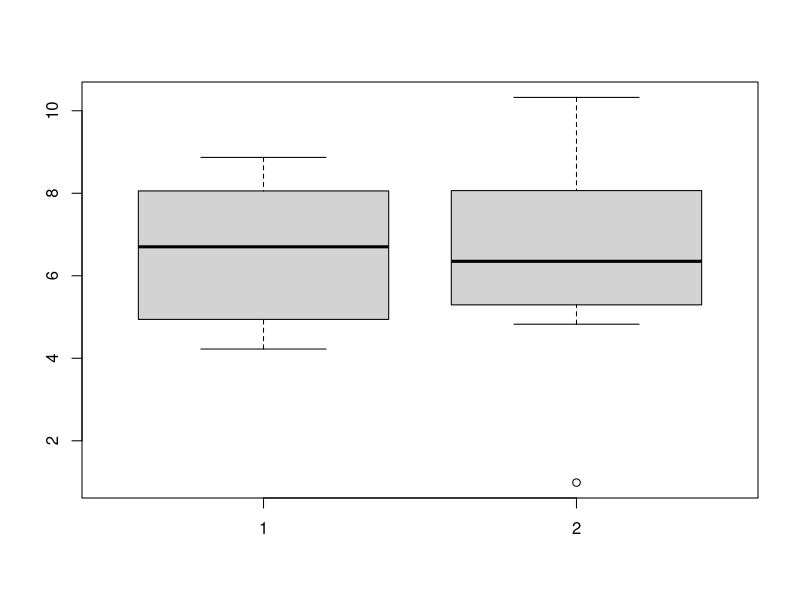

The R script that drew this image:

X=3
Y=1


Mclac = function(x){
  
  minCols = apply(x,2,min)
  maxCols = apply(x,2,max)
  
  MCols = maxCols-minCols
  
  return(MCols)
  
}


MatrixSolve = function(m){
  
  if(!is.matrix(m)){
    return (-1)
  }

  
  return (m[,order(Mclac(m))])
  

}

#A
MatrixGen = function(nrows = 20 , ncols = 80){
  
  
  arr  = c(X:(X+Y+5))
  
  Ex = mean(arr)
  ExPow = mean(arr*arr)
  Disp = ExPow - Ex*Ex
  
  sd = sqrt(Disp)
  
  return(matrix(rnorm(nrows*ncols,Ex,sd),nrows,ncols))
  
}

#B
sm = MatrixSolve((MatrixGen()))

#C
boxplot(sm[,1],sm[,79])
